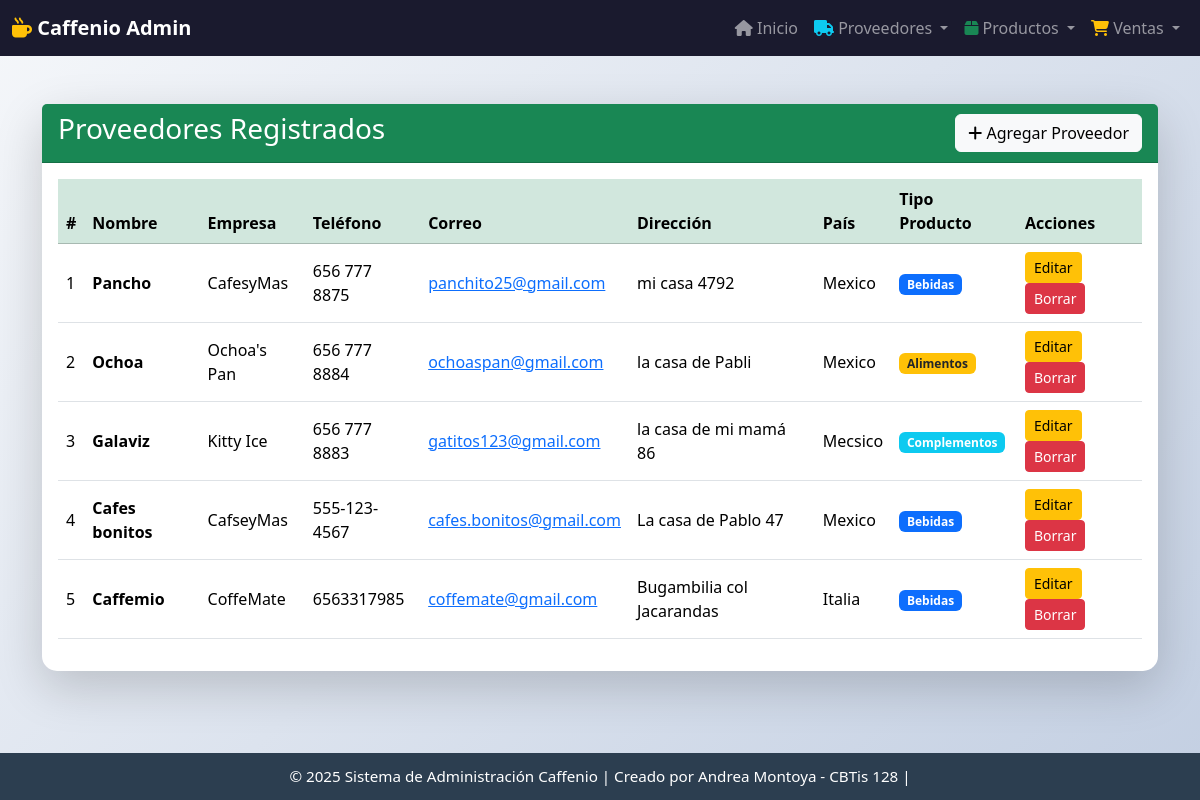
Screenshot of /proveedores/ with the database file from the repository.
### app_Caffenio/models.py (models this page shows, shortened)
class Proveedor(models.Model):
    nombre = models.CharField(max_length=100)
    empresa = models.CharField(max_length=100)
    telefono = models.CharField(max_length=20)
    correo = models.EmailField()
    direccion = models.CharField(max_length=200)
    pais = models.CharField(max_length=50)
    tipo_producto = models.CharField(
        max_length=50,
        choices=[
            ('bebidas', 'Bebidas'),
            ('alimentos', 'Alimentos'),
            ('complementos', 'Complementos')
        ]
    )

### app_Caffenio/views.py (the view)
# urls.py: path('proveedores/', views.ver_proveedores, name='ver_proveedores'),
def ver_proveedores(request):
    proveedores = Proveedor.objects.all()
    return render(request, 'proveedor/ver_proveedores.html', {'proveedores': proveedores})

### app_Caffenio/templates/proveedor/ver_proveedores.html (shortened to what this page needs)
{% extends 'base.html' %}
{% block content %}
<div class="card shadow-lg mt-4">
    <div class="card-header bg-success text-white d-flex justify-content-between align-items-center">
        <h3>Proveedores Registrados</h3>
        <a href="{% url 'agregar_proveedor' %}" class="btn btn-light">
            <i class="fas fa-plus"></i> Agregar Proveedor
        </a>
    </div>
    <div class="card-body">
        <div class="table-responsive">
            <table class="table table-hover align-middle">
                <thead class="table-success">
                    <tr>
                        <th>#</th>
                        <th>Nombre</th>
                        <th>Empresa</th>
                        <th>Teléfono</th>
                        <th>Correo</th>
                        <th>Dirección</th>
                        <th>País</th>
                        <th>Tipo Producto</th>
                        <th>Acciones</th>
                    </tr>
                </thead>
                <tbody>
                    {% for p in proveedores %}
                    <tr>
                        <td>{{ forloop.counter }}</td>
                        <td><strong>{{ p.nombre }}</strong></td>
                        <td>{{ p.empresa }}</td>
                        <td>{{ p.telefono }}</td>
                        <td><a href="mailto:{{ p.correo }}">{{ p.correo }}</a></td>
                        <td>{{ p.direccion }}</td>
                        <td>{{ p.pais }}</td>
                        <td>
                            <span class="badge
                                {% if p.tipo_producto == 'bebidas' %}bg-primary
                                {% elif p.tipo_producto == 'alimentos' %}bg-warning text-dark
                                {% else %}bg-info{% endif %}">
                                {{ p.get_tipo_producto_display }}
                            </span>
                        </td>
                        <td>
                            <a href="{% url 'actualizar_proveedor' p.id %}" class="btn btn-warning btn-sm" title="Editar">
                                Editar
                            </a>
                            <a href="{% url 'borrar_proveedor' p.id %}" class="btn btn-danger btn-sm" title="Eliminar">
                                Borrar
                            </a>
                        </td>
                    </tr>
                    {% endfor %}
                </tbody>
            </table>
        </div>
    </div>
</div>
{% endblock %}

### app_Caffenio/templates/base.html (style rules this page uses)
body { background: linear-gradient(135deg, #f5f7fa 0%, #c3cfe2 100%); min-height: 100vh; padding-top: 80px; padding-bottom: 80px; }
.card { border-radius: 15px; border: none; }

### rows the page displays
Proveedor: nombre "Pancho", empresa "CafesyMas", telefono "656 777 8875", correo "panchito25@gmail.com", direccion "mi casa 4792", pais "Mexico", tipo_producto "Bebidas"
Proveedor: nombre "Ochoa", empresa "Ochoa's Pan", telefono "656 777 8884", correo "ochoaspan@gmail.com", direccion "la casa de Pabli", pais "Mexico", tipo_producto "Alimentos"
Proveedor: nombre "Galaviz", empresa "Kitty Ice", telefono "656 777 8883", correo "gatitos123@gmail.com", direccion "la casa de mi mamá 86", pais "Mecsico", tipo_producto "Complementos"
Proveedor: nombre "Cafes bonitos", empresa "CafseyMas", telefono "555-123-4567", correo "cafes.bonitos@gmail.com", direccion "La casa de Pablo 47", pais "Mexico", tipo_producto "Bebidas"
Proveedor: nombre "Caffemio", empresa "CoffeMate", telefono "6563317985", correo "coffemate@gmail.com", direccion "Bugambilia col Jacarandas", pais "Italia", tipo_producto "Bebidas"
